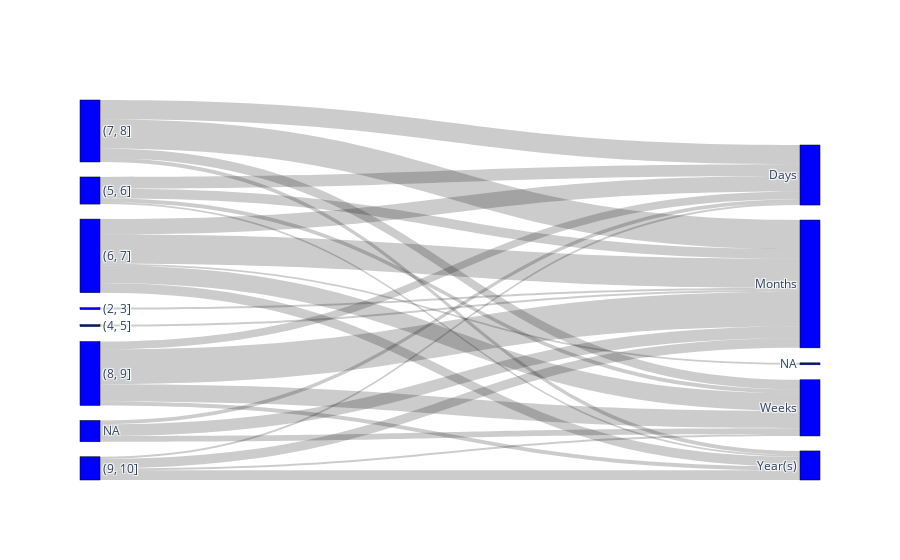

Notebook source saved alongside this figure:
### Code cell
aggregated_table = (
    data[columns]
    .groupby(["Total number transactions", "Days"])[["ID"]]
    .nunique()
    .sort_values(by="Total number transactions")
).reset_index()

# aggregated_table2 = (
#     data[columns]
#     .groupby(["Total number transactions", "Days", "Year(s)"])[["ID"]]
#     .nunique()
#     .groupby(["Days","Year(s)"])[["ID"]]
#     .sum()
#     .sort_values(by="ID")
# ).reset_index()

label1 = sorted(set(data["Total number transactions"].tolist()))
label2 = sorted(set(data["Days"].tolist()))
#label3 = sorted(set(data["Year(s)"].tolist()))

source = []
target = []
value = []

for row in aggregated_table.iterrows():
    source.append(label1.index(row[1]["Total number transactions"]))
    target.append(label2.index(row[1]["Days"]) + len(label1))
    value.append(row[1]["ID"])


# for row in aggregated_table2.iterrows():
#     source.append(label2.index(row[1]["Days"]) + len(label1))
#     target.append(label3.index(row[1]["Year(s)"]) + len(label1) + len(label2))
#     value.append(row[1]["ID"])

fig = go.Figure(
    data=[
        go.Sankey(
            node=dict(
                pad=15,
                thickness=20,
                line=dict(color="black", width=0.5),
                label=label1 + label2 + label3,
                color="blue",
            ),
            link=dict(
                source=source,  # indices correspond to labels, eg A1, A2, A1, B1, ...
                target=target,
                value=value,
            ),
        )
    ]
)

#fig.update_layout(title_text="Basic Sankey Diagram")
fig.write_image("img/datasets_sankey.pdf")
fig.show()

### Figure 1 — Plotly figure (JSON) as saved in the notebook; plotly's stock layout.template omitted (floating-point values rounded to 4 significant figures)
{"data": [{"link": {"source": [0, 1, 2, 2, 2, 2, 3, 3, 3, 3, 3, 4, 4, 4, 4, 5, 5, 5, 5, 6, 6, 6, 6, 7, 7, 7], "target": [9, 9, 8, 9, 11, 12, 8, 9, 10, 11, 12, 12, 11, 9, 8, 8, 9, 11, 12, 8, 9, 11, 12, 8, 9, 11], "value": [1, 1, 6, 5, 2, 1, 8, 15, 1, 9, 5, 2, 5, 15, 10, 4, 18, 9, 2, 1, 5, 1, 5, 2, 6, 3]}, "node": {"color": "blue", "label": ["(2, 3]", "(4, 5]", "(5, 6]", "(6, 7]", "(7, 8]", "(8, 9]", "(9, 10]", "NA", "Days", "Months", "NA", "Weeks", "Year(s)", "COVID-19", "Events", "Land use", "Layers", "Meteorological", "Mobile", "Network", "Network Status Updates", "POI", "Population mobility", "Regulation", "Sensor data", "Social network", "Social/Demographic/Economic", "Survey", "Transit Feed", "Travel data", "Travel planning", "Web mapping service", "Other"], "line": {"color": "black", "width": 0.5}, "pad": 15, "thickness": 20}, "type": "sankey"}], "layout": {}}
